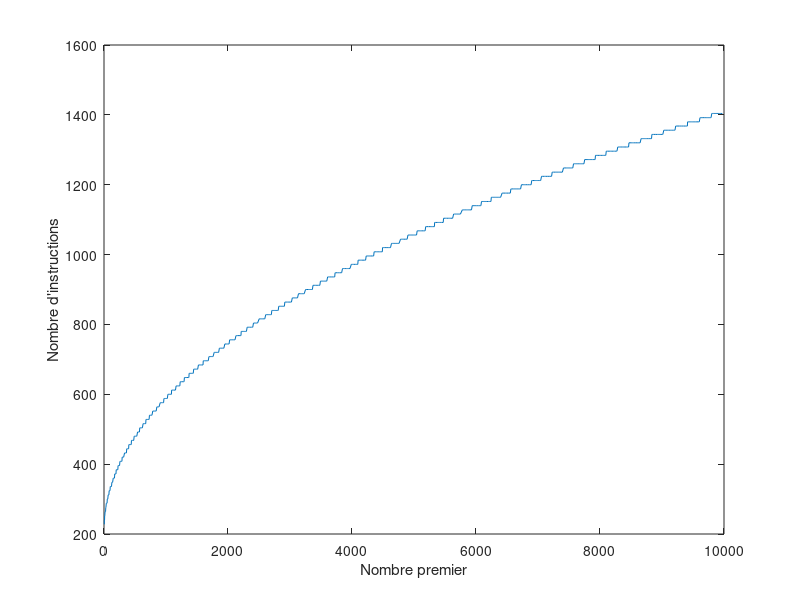

MATLAB code for this plot:
clc
close all
clear



i=2;
nb=1;

cnt=1;


while(nb<10000)
    clk=1;
    prime=true;
    while(i*i<nb)
        if(mod(nb,i)==0)
            prime=false;
            break;
        end
        i=i+1;
        clk=clk+1;
    end
    if prime
        %fprintf("%d est prime\n",nb)
        clk=clk+17;
        clk=clk*12+5+7;%nombre d'instructions * boucle + statique pour chaque init
        clk_count(cnt,1)=clk;
        clk_count(cnt,2)=nb;
        cnt=cnt+1;
    end
    nb=nb+1;
    i=2;
    
end
plot(clk_count(:,2),clk_count(:,1))
xlabel('Nombre premier') 
ylabel('Nombre d''instructions') 
%hist(clk_count(:,1))

